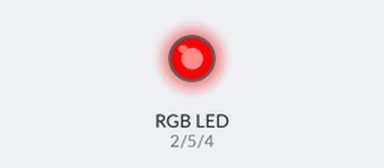
This sketch was run on a simulated ESP8266 (NodeMCU). Parts: an RGB LED mixed from three pins (HIGH = lit).

Above: at 0.1 s.
At 0.6 s:
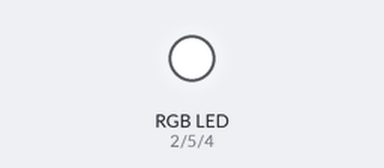
Timing chart, 0 to 2.1 s (numbered marks = the images above):
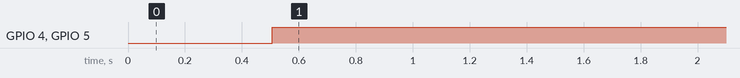

The sketch:

LIGHT_power.ino
```cpp
int LED_RED = 2;
int LED_GREEN= 5;
int LED_BLUE = 4;
void setup() {
  analogWriteRange(255);
  pinMode(LED_RED, OUTPUT);
  pinMode(LED_BLUE, OUTPUT);
  pinMode(LED_GREEN, OUTPUT);
}
void loop() {
  // put your main code here, to run repeatedly:
  analogWrite(LED_RED,255);
  delay(500);
  analogWrite(LED_RED,0);
  for(int i = 255 ; 1 >= 0; i--){
    analogWrite(LED_RED,255-i);
    analogWrite(LED_BLUE, 255 - (i/2));
    analogWrite(LED_GREEN, 255 - (i/4));

  }
  delay(500);
}
```

Measured:
- by itself, GPIO 4 (LED_BLUE), GPIO 5 (LED_GREEN): LOW → HIGH at 0.51 s
